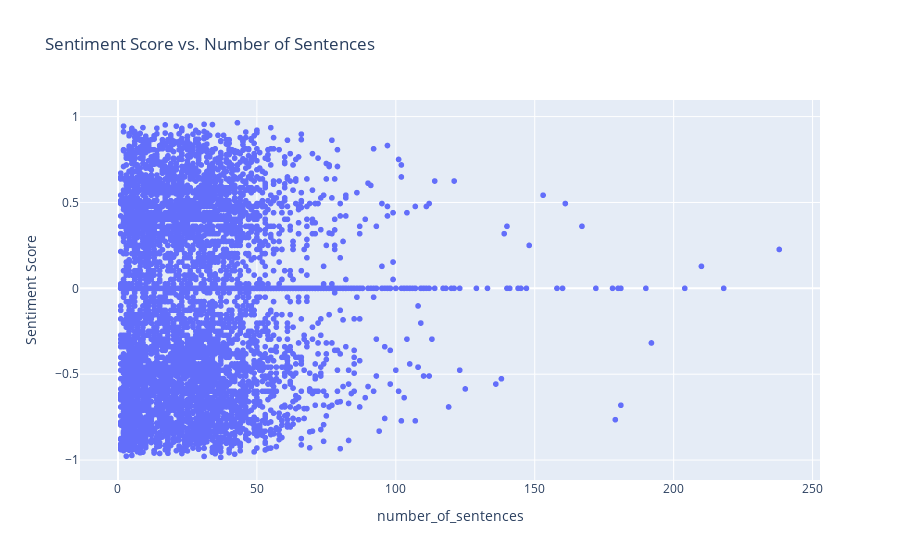

Notebook code for this chart:
### Markdown cell above
Visualisation proper to the sentiment scores obtained with VADER thusfar.

### Code cell
# Create a scatter plot of sentiment scores against the number of sentences
fig = px.scatter(df_terrorism_summaries, x='number_of_sentences', y='Sentiment Score', title='Sentiment Score vs. Number of Sentences')
fig.show()

### Figure 1 — Plotly figure (JSON) as saved in the notebook; plotly's stock layout.template omitted (floating-point values rounded to 4 significant figures; data arrays with more than 128 entries replaced by an {"elided": "..."} marker saying what was removed)
{"data": [{"hovertemplate": "number_of_sentences=%{x}<br>Sentiment Score=%{y}<extra></extra>", "legendgroup": "", "marker": {"color": "#636efa", "symbol": "circle"}, "mode": "markers", "name": "", "showlegend": false, "type": "scattergl", "x": {"elided": "8141 int values"}, "xaxis": "x", "y": {"elided": "8141 float values"}, "yaxis": "y"}], "layout": {"legend": {"tracegroupgap": 0}, "title": {"text": "Sentiment Score vs. Number of Sentences"}, "xaxis": {"anchor": "y", "domain": [0, 1], "title": {"text": "number_of_sentences"}}, "yaxis": {"anchor": "x", "domain": [0, 1], "title": {"text": "Sentiment Score"}}}}
